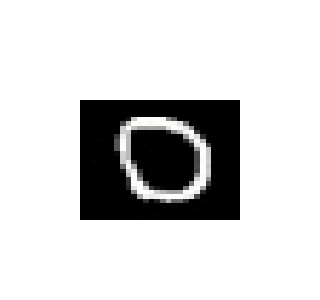

Notebook cell for this chart:
### Code cell
# Plotly
import plotly.graph_objects as go
from plotly.subplots import make_subplots

fig = go.Figure()

fig.add_trace(go.Heatmap(z=X_test[:,:,0], colorscale='gray', showscale=False))

fig.update_layout(
    width=300,
    height=300)

fig.update_xaxes(showgrid = False, showticklabels = False, zeroline=False)
fig.update_yaxes(showgrid = False, showticklabels = False, zeroline=False)

### Figure 1 — Plotly figure (JSON) as saved in the notebook; plotly's stock layout.template omitted (floating-point values rounded to 4 significant figures; data arrays with more than 128 entries replaced by an {"elided": "..."} marker saying what was removed)
{"data": [{"colorscale": [[0, "rgb(0, 0, 0)"], [0.09091, "rgb(16, 16, 16)"], [0.1818, "rgb(38, 38, 38)"], [0.2727, "rgb(59, 59, 59)"], [0.3636, "rgb(81, 80, 80)"], [0.4545, "rgb(102, 101, 101)"], [0.5455, "rgb(124, 123, 122)"], [0.6364, "rgb(146, 146, 145)"], [0.7273, "rgb(171, 171, 170)"], [0.8182, "rgb(197, 197, 195)"], [0.9091, "rgb(224, 224, 223)"], [1, "rgb(254, 254, 253)"]], "showscale": false, "type": "heatmap", "z": {"elided": "28x28 int values"}}], "layout": {"height": 300, "width": 300, "xaxis": {"showgrid": false, "showticklabels": false, "zeroline": false}, "yaxis": {"showgrid": false, "showticklabels": false, "zeroline": false}}}
